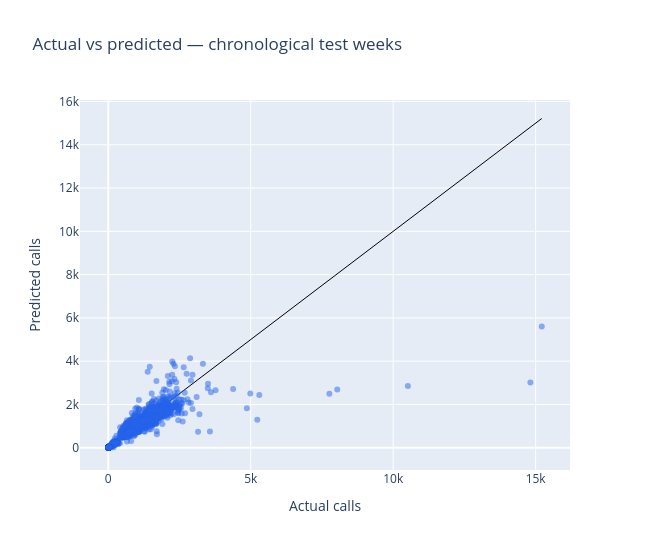

Notebook source saved alongside this figure:
### Code cell
test_df = data[data["split"] == "test"]
scored = inference(model, test_df, FEATURE_COLS, TARGET_COL)
pred_col = f"pred_{TARGET_COL}"

hover = [
    f"<b>board {b}</b><br>week: {w}<br>actual: {a:.0f}<br>predicted: {p:.0f}<br>events: {e:.0f}"
    f"<br>pred temp: {tmin:.0f}–{tmax:.0f}°C<br>rain: {rain}  snow: {snow}"
    for b, w, a, p, e, tmin, tmax, rain, snow in zip(
        scored["board_key"], scored["week_start"].astype(str), scored[TARGET_COL], scored[pred_col],
        np.expm1(scored["ft_event_count"]), scored["ft_pred_temp_min"], scored["ft_pred_temp_max"],
        scored["ft_pred_had_rain"], scored["ft_pred_had_snow"],
    )
]

fig = go.Figure()
lims = [0, max(scored[TARGET_COL].max(), scored[pred_col].max())]
fig.add_trace(go.Scatter(x=lims, y=lims, mode="lines", line=dict(color="black", width=1), showlegend=False, hoverinfo="skip"))
fig.add_trace(go.Scatter(
    x=scored[TARGET_COL], y=scored[pred_col], mode="markers",
    marker=dict(size=6, opacity=0.5, color="#2563eb"), text=hover, hoverinfo="text", showlegend=False,
))
fig.update_layout(
    title="Actual vs predicted — chronological test weeks",
    xaxis_title="Actual calls", yaxis_title="Predicted calls", width=650, height=550,
)
fig.show()

importance = pd.Series(model.feature_importances_, index=FEATURE_COLS).sort_values()
fig, ax = plt.subplots(figsize=(6, 8))
ax.barh(importance.index, importance.values)
ax.set_title("Feature importance")
plt.tight_layout()
plt.show()

### Figure 1 — Plotly figure (JSON) as saved in the notebook; plotly's stock layout.template omitted (floating-point values rounded to 4 significant figures; data arrays with more than 128 entries replaced by an {"elided": "..."} marker saying what was removed)
{"data": [{"hoverinfo": "skip", "line": {"color": "black", "width": 1}, "mode": "lines", "showlegend": false, "type": "scatter", "x": [0, 15214], "y": [0, 15214]}, {"hoverinfo": "text", "marker": {"color": "#2563eb", "opacity": 0.5, "size": 6}, "mode": "markers", "showlegend": false, "text": {"elided": "3744 str values"}, "type": "scatter", "x": {"elided": "3744 float values"}, "y": {"elided": "3744 float values"}}], "layout": {"height": 550, "title": {"text": "Actual vs predicted — chronological test weeks"}, "width": 650, "xaxis": {"title": {"text": "Actual calls"}}, "yaxis": {"title": {"text": "Predicted calls"}}}}
